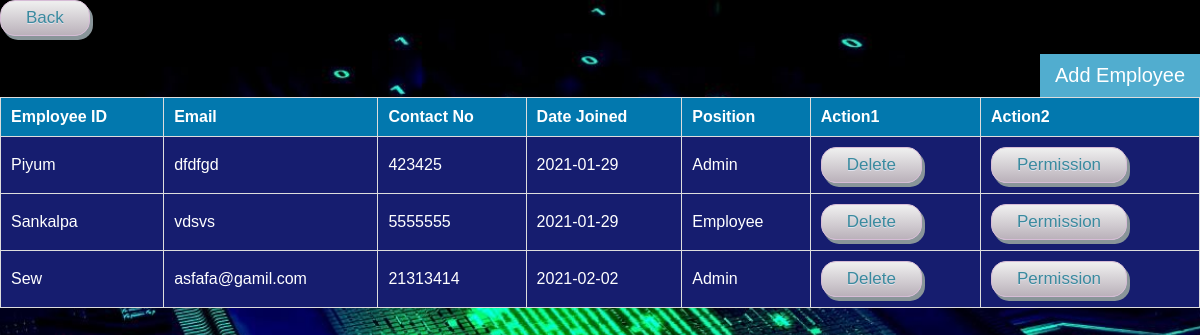
The page /admin/employeedetails.php (signed in) on the database its author committed.
### tables this page shows
CREATE TABLE IF NOT EXISTS `employee` (
  `employee_id` varchar(20) NOT NULL,
  `first_name` varchar(60) NOT NULL,
  `last_name` varchar(60) NOT NULL,
  `email` varchar(60) NOT NULL,
  `contact_no` int(20) NOT NULL,
  `address` varchar(70) NOT NULL,
  `password` varchar(20) NOT NULL,
  `date_joined` date NOT NULL,
  `position` varchar(20) NOT NULL,
  PRIMARY KEY (`employee_id`)
);

### admin/employeedetails.php (the view, shortened to what this page needs)
<?php
    include_once 'connect.php';
?>
<html>
    <head>
        <link rel="stylesheet" type="text/css" href="../dashboard/dashboard.css">
    </head>
    <body class="body1">
    <a href="dashboard3.php"><button class="detail" >Back</button></a><br ><br >
        <button class="createbtn" onclick="openForm()">Add Employee</button>
         <div class="details1">
            <table class="details">
                <tr>
                    <th>Employee ID</th>
                    <th>Email</th>
                    <th>Contact No</th>
                    <th>Date Joined</th>
                    <th>Position</th>
                    <th>Action1</th>
                    <th>Action2</th>
                </tr>
                <?php
                        $result = mysqli_query($conn,"SELECT employee_id,email,contact_no,date_joined,position FROM employee");
                        while($row = mysqli_fetch_array($result)) {
                    ?>
                        <tr class="details2">
                        <td><?php echo $row["employee_id"]; ?></td>
                        <td><?php echo $row["email"]; ?></td>
                        <td><?php echo $row["contact_no"]; ?></td>
                        <td><?php echo $row["date_joined"]; ?></td>
                        <td><?php echo $row["position"]; ?></td>
                        <td><a href="delete-process1.php?employee_id=<?php echo $row["employee_id"]; ?>"><button class="detail">Delete</button></a></td>
                        <td><script src="updateform.js"></script><button class="detail" onclick="updateform()">Permission</button></td>
                        </tr>
                    <?php
                    }
                    ?>
            </table>
    </body>
    </html>

### dashboard/dashboard.css (style rules this page uses)
body { margin:0; padding:0; background-size:cover; background-position:center; font-family:sans-serif; }
.createbtn { font-size: 20px; cursor: pointer; background-color: #51adcf; color: white; padding: 10px 15px; border: none; float:right; }
a { color: dodgerblue; }
.details { font-family: Arial, Helvetica, sans-serif; border-collapse: collapse; width: 100%; }
.details th { padding-top: 12px; padding-bottom: 12px; text-align: left; background-color: #0278ae; color: white; }
.details tr { padding-top: 12px; padding-bottom: 12px; text-align: left; background-color: #161d6f; color: white; }
.details th,.details td { border:1px solid #ddd; padding: 10px; text-align: justify; }
.details1 { width: 100%; }
.detail { box-shadow: 3px 4px 0px 0px #899599; background:linear-gradient(to bottom, #ededed 5%, #bab1ba 100%); background-color:#ededed; border-radius:15px; border:1px solid #d6bcd6; display:inline-block; cursor:pointer; color:#3a8a9e; font-family:Arial; font-size:17px; padding:7px 25px; text-decoration:none; text-shadow:0px 1px 0px #e1e2ed; }

### admin/employeedetails.php (style rules this page uses)
body { background-image: url('../home/images/bg3.jpg'); }

### rows shown on the page
employee: employee_id "Piyum", email "dfdfgd", contact_no "423425", date_joined "2021-01-29", position "Admin"
employee: employee_id "Sankalpa", email "vdsvs", contact_no "5555555", date_joined "2021-01-29", position "Employee"
employee: employee_id "Sew", email "asfafa@gamil.com", contact_no "21313414", date_joined "2021-02-02", position "Admin"
